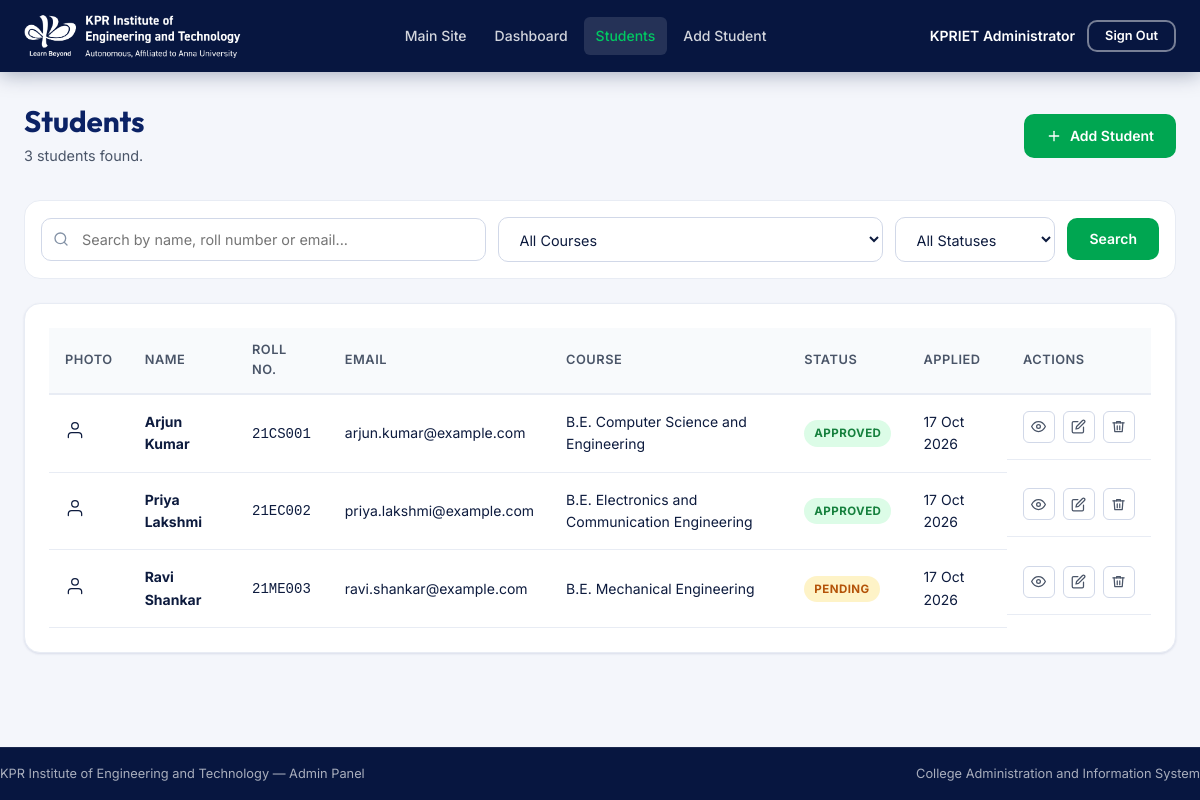
The app's page /Q2_College_Admin/students.php (signed in) with its own data.
### tables this page shows
CREATE TABLE IF NOT EXISTS students (
  id                  INT UNSIGNED AUTO_INCREMENT PRIMARY KEY,
  full_name           VARCHAR(150) NOT NULL,
  roll_number         VARCHAR(30)  NOT NULL UNIQUE,
  email               VARCHAR(255) NOT NULL UNIQUE,
  phone               VARCHAR(20)  NOT NULL,
  alt_phone           VARCHAR(20)  DEFAULT NULL,
  date_of_birth       DATE         DEFAULT NULL,
  gender              ENUM('male','female','other','prefer-not') DEFAULT NULL,
  nationality         VARCHAR(80)  DEFAULT 'Indian',
  address             TEXT         DEFAULT NULL,
  city                VARCHAR(100) DEFAULT NULL,
  pincode             VARCHAR(10)  DEFAULT NULL,
   
  sslc_school         VARCHAR(200) DEFAULT NULL,
  sslc_year           SMALLINT     DEFAULT NULL,
  sslc_percentage     DECIMAL(5,2) DEFAULT NULL,
  hsc_school          VARCHAR(200) DEFAULT NULL,
  hsc_year            SMALLINT     DEFAULT NULL,
  hsc_percentage      DECIMAL(5,2) DEFAULT NULL,
  hsc_stream          VARCHAR(50)  DEFAULT NULL,
  maths_percentage    DECIMAL(5,2) DEFAULT NULL,
   
  course              VARCHAR(100) NOT NULL,
  alternative_course  VARCHAR(100) DEFAULT NULL,
  admission_category  VARCHAR(50)  DEFAULT 'general',
   
  portal_password_hash VARCHAR(255) DEFAULT NULL,
   
  admission_status    ENUM('pending','approved','rejected') NOT NULL DEFAULT 'pending',
  created_at          DATETIME NOT NULL DEFAULT CURRENT_TIMESTAMP,
  updated_at          DATETIME NOT NULL DEFAULT CURRENT_TIMESTAMP ON UPDATE CURRENT_TIMESTAMP,
  INDEX idx_student_email       (email),
  INDEX idx_student_roll        (roll_number),
  INDEX idx_student_course      (course),
  INDEX idx_student_status      (admission_status)
);

### Q2_College_Admin/config/auth.php (called while the page is built, shortened)
<?php
function h(mixed $val): string {
    return htmlspecialchars((string)$val, ENT_QUOTES | ENT_SUBSTITUTE, 'UTF-8');
}

### Q2_College_Admin/students.php (the view, shortened to what this page needs)
<?php
require_once __DIR__ . '/config/auth.php';
$pdo = db();
$search   = trim($_GET['q']      ?? '');
$course   = trim($_GET['course'] ?? '');
$status   = trim($_GET['status'] ?? '');
$page     = max(1, (int)($_GET['page'] ?? 1));
$perPage  = 12;
$where  = [];
$params = [];
$whereSQL = $where ? 'WHERE ' . implode(' AND ', $where) : '';
$countStmt = $pdo->prepare("SELECT COUNT(*) FROM students s $whereSQL");
$countStmt->execute($params);
$total = (int)$countStmt->fetchColumn();
$pages = max(1, (int)ceil($total / $perPage));
$page  = min($page, $pages);
$offset = ($page - 1) * $perPage;
$stmt = $pdo->prepare(
    "SELECT s.id, s.full_name, s.roll_number, s.email, s.phone,
            s.course, s.admission_status, s.created_at,
            (SELECT sf.relative_path FROM student_files sf
             WHERE sf.student_id = s.id AND sf.document_category = 'profile_photo'
             LIMIT 1) AS profile_photo
     FROM students s
     $whereSQL
     ORDER BY s.created_at DESC
     LIMIT $perPage OFFSET $offset"
);
$stmt->execute($params);
$students = $stmt->fetchAll();
require __DIR__ . '/includes/header.php';
?>
  <div class="container admin-container">
    <div class="page-header">
      <div>
        <h1>Students</h1>
        <p class="page-subtitle"><?= $total ?> student<?= $total !== 1 ? 's' : '' ?> found<?= ($search || $course || $status) ? ' (filtered)' : '' ?>.</p>
      </div>
      <a href="add_student.php" class="btn btn-primary" id="addStudentBtn">
        <svg width="16" height="16" viewBox="0 0 24 24" fill="none" stroke="currentColor" stroke-width="2" stroke-linecap="round" stroke-linejoin="round" aria-hidden="true"><line x1="12" y1="5" x2="12" y2="19"/><line x1="5" y1="12" x2="19" y2="12"/></svg>
        Add Student
      </a>
    </div>
    <form method="get" action="" class="filter-bar" role="search" aria-label="Filter students">
      <div class="filter-bar__search">
        <svg width="16" height="16" viewBox="0 0 24 24" fill="none" stroke="currentColor" stroke-width="2" stroke-linecap="round" stroke-linejoin="round" aria-hidden="true"><circle cx="11" cy="11" r="8"/><line x1="21" y1="21" x2="16.65" y2="16.65"/></svg>
        <input type="search" name="q" id="searchQ" class="form-control" value="<?= h($search) ?>"
               placeholder="Search by name, roll number or email..." aria-label="Search students">
      </div>
      <select name="course" id="filterCourse" class="form-control filter-select" aria-label="Filter by course">
        <option value="">All Courses</option>
      </select>
      <select name="status" id="filterStatus" class="form-control filter-select" aria-label="Filter by status">
        <option value="">All Statuses</option>
      </select>
      <button type="submit" class="btn btn-primary" id="searchBtn">Search</button>
    </form>
    <div class="admin-card">
      <?php if (empty($students)): ?>
        <div class="empty-state">
          <svg width="48" height="48" viewBox="0 0 24 24" fill="none" stroke="currentColor" stroke-width="1.5" stroke-linecap="round" stroke-linejoin="round" aria-hidden="true"><path d="M17 21v-2a4 4 0 0 0-4-4H5a4 4 0 0 0-4 4v2"/><circle cx="9" cy="7" r="4"/></svg>
          <p>No students match your search. <a href="students.php">Clear filters</a> or <a href="add_student.php">add a student</a>.</p>
        </div>
      <?php else: ?>
        <div class="table-wrapper">
          <table class="data-table" role="table">
            <thead>
              <tr>
                <th scope="col">Photo</th>
                <th scope="col">Name</th>
                <th scope="col">Roll No.</th>
                <th scope="col">Email</th>
                <th scope="col">Course</th>
                <th scope="col">Status</th>
                <th scope="col">Applied</th>
                <th scope="col">Actions</th>
              </tr>
            </thead>
            <tbody>
              <?php foreach ($students as $s): ?>
                <tr>
                  <td>
                    <?php if ($s['profile_photo']): ?>
                      <img src="download.php?path=<?= urlencode($s['profile_photo']) ?>&type=image"
                           alt="<?= h($s['full_name']) ?>" class="student-thumb">
                    <?php else: ?>
                      <div class="student-thumb-placeholder" aria-label="No photo">
                        <svg width="20" height="20" viewBox="0 0 24 24" fill="none" stroke="currentColor" stroke-width="1.5" stroke-linecap="round" stroke-linejoin="round" aria-hidden="true"><path d="M20 21v-2a4 4 0 0 0-4-4H8a4 4 0 0 0-4 4v2"/><circle cx="12" cy="7" r="4"/></svg>
                      </div>
                    <?php endif; ?>
                  </td>
                  <td><strong><?= h($s['full_name']) ?></strong></td>
                  <td><code><?= h($s['roll_number']) ?></code></td>
                  <td><?= h($s['email']) ?></td>
                  <td class="course-cell"><?= h($s['course']) ?></td>
                  <td><span class="badge badge-status badge-status--<?= h($s['admission_status']) ?>"><?= h(ucfirst($s['admission_status'])) ?></span></td>
                  <td><?= h(date('d M Y', strtotime($s['created_at']))) ?></td>
                  <td class="actions">
                    <a href="view_student.php?id=<?= (int)$s['id'] ?>" class="action-btn action-btn--view" title="View">
                      <svg width="15" height="15" viewBox="0 0 24 24" fill="none" stroke="currentColor" stroke-width="2" stroke-linecap="round" stroke-linejoin="round" aria-hidden="true"><path d="M1 12s4-8 11-8 11 8 11 8-4 8-11 8-11-8-11-8z"/><circle cx="12" cy="12" r="3"/></svg>
                    </a>
                    <a href="edit_student.php?id=<?= (int)$s['id'] ?>" class="action-btn action-btn--edit" title="Edit">
                      <svg width="15" height="15" viewBox="0 0 24 24" fill="none" stroke="currentColor" stroke-width="2" stroke-linecap="round" stroke-linejoin="round" aria-hidden="true"><path d="M11 4H4a2 2 0 0 0-2 2v14a2 2 0 0 0 2 2h14a2 2 0 0 0 2-2v-7"/><path d="M18.5 2.5a2.121 2.121 0 0 1 3 3L12 15l-4 1 1-4 9.5-9.5z"/></svg>
                    </a>
                    <a href="delete_student.php?id=<?= (int)$s['id'] ?>"
                       class="action-btn action-btn--delete" title="Delete"
                       onclick="return confirm('Delete <?= h(addslashes($s['full_name'])) ?>?')">
                      <svg width="15" height="15" viewBox="0 0 24 24" fill="none" stroke="currentColor" stroke-width="2" stroke-linecap="round" stroke-linejoin="round" aria-hidden="true"><polyline points="3 6 5 6 21 6"/><path d="M19 6l-1 14H6L5 6"/><path d="M10 11v6"/><path d="M14 11v6"/><path d="M9 6V4h6v2"/></svg>
                    </a>
                  </td>
                </tr>
              <?php endforeach; ?>
            </tbody>
          </table>
        </div>
      <?php endif; ?>
    </div>
  </div>
<?php require __DIR__ . '/includes/footer.php'; ?>

### records on screen
students: full_name "Arjun Kumar", roll_number "21CS001", email "arjun.kumar@example.com", course "B.E. Computer Science and Engineering", admission_status "APPROVED", created_at "17 Oct 2026"
students: full_name "Priya Lakshmi", roll_number "21EC002", email "priya.lakshmi@example.com", course "B.E. Electronics and Communication Engineering", admission_status "APPROVED", created_at "17 Oct 2026"
students: full_name "Ravi Shankar", roll_number "21ME003", email "ravi.shankar@example.com", course "B.E. Mechanical Engineering", admission_status "PENDING", created_at "17 Oct 2026"

### other values on screen
$admin['full_name'] "KPRIET Administrator"
$total "3"
